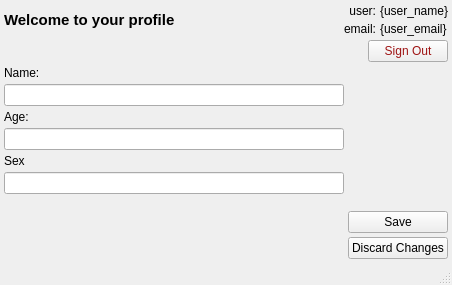
<?xml version="1.0" encoding="UTF-8"?>
<ui version="4.0">
 <class>MainWindow</class>
 <widget class="QMainWindow" name="MainWindow">
  <property name="geometry">
   <rect>
    <x>0</x>
    <y>0</y>
    <width>452</width>
    <height>285</height>
   </rect>
  </property>
  <property name="windowTitle">
   <string>Profile</string>
  </property>
  <widget class="QWidget" name="centralwidget">
   <layout class="QVBoxLayout" name="verticalLayout_3">
    <property name="spacing">
     <number>4</number>
    </property>
    <property name="leftMargin">
     <number>4</number>
    </property>
    <property name="topMargin">
     <number>4</number>
    </property>
    <property name="rightMargin">
     <number>4</number>
    </property>
    <property name="bottomMargin">
     <number>4</number>
    </property>
    <item>
     <layout class="QHBoxLayout" name="horizontalLayout">
      <item>
       <widget class="QLabel" name="WelcomeLabel">
        <property name="font">
         <font>
          <pointsize>11</pointsize>
          <bold>true</bold>
         </font>
        </property>
        <property name="text">
         <string>Welcome to your profile</string>
        </property>
       </widget>
      </item>
      <item>
       <spacer name="horizontalSpacer">
        <property name="orientation">
         <enum>Qt::Horizontal</enum>
        </property>
        <property name="sizeHint" stdset="0">
         <size>
          <width>40</width>
          <height>20</height>
         </size>
        </property>
       </spacer>
      </item>
      <item>
       <layout class="QGridLayout" name="GridLayout" rowstretch="0,0">
        <property name="sizeConstraint">
         <enum>QLayout::SetDefaultConstraint</enum>
        </property>
        <item row="0" column="1">
         <widget class="QLabel" name="usernameLabel">
          <property name="text">
           <string>{user_name}</string>
          </property>
         </widget>
        </item>
        <item row="1" column="1">
         <widget class="QLabel" name="userEmailLabel">
          <property name="text">
           <string>{user_email}</string>
          </property>
         </widget>
        </item>
        <item row="1" column="0">
         <widget class="QLabel" name="emailLabel">
          <property name="text">
           <string>email:</string>
          </property>
          <property name="alignment">
           <set>Qt::AlignRight|Qt::AlignTrailing|Qt::AlignVCenter</set>
          </property>
         </widget>
        </item>
        <item row="0" column="0">
         <widget class="QLabel" name="userLabel">
          <property name="layoutDirection">
           <enum>Qt::LeftToRight</enum>
          </property>
          <property name="text">
           <string>user:</string>
          </property>
          <property name="alignment">
           <set>Qt::AlignRight|Qt::AlignTrailing|Qt::AlignVCenter</set>
          </property>
         </widget>
        </item>
       </layout>
      </item>
     </layout>
    </item>
    <item>
     <layout class="QHBoxLayout" name="horizontalLayout_2">
      <item>
       <spacer name="horizontalSpacer_2">
        <property name="orientation">
         <enum>Qt::Horizontal</enum>
        </property>
        <property name="sizeHint" stdset="0">
         <size>
          <width>40</width>
          <height>20</height>
         </size>
        </property>
       </spacer>
      </item>
      <item>
       <widget class="QPushButton" name="signOutButton">
        <property name="mouseTracking">
         <bool>false</bool>
        </property>
        <property name="tabletTracking">
         <bool>false</bool>
        </property>
        <property name="styleSheet">
         <string notr="true">color: rgb(158, 20, 20);
font: 9pt &quot;Segoe UI&quot;;</string>
        </property>
        <property name="text">
         <string>Sign Out</string>
        </property>
       </widget>
      </item>
     </layout>
    </item>
    <item>
     <layout class="QHBoxLayout" name="horizontalLayout_3">
      <item>
       <layout class="QVBoxLayout" name="verticalLayout">
        <item>
         <widget class="QLabel" name="nameLabel">
          <property name="text">
           <string>Name:</string>
          </property>
         </widget>
        </item>
        <item>
         <widget class="QLineEdit" name="nameEdit"/>
        </item>
        <item>
         <widget class="QLabel" name="ageLabel">
          <property name="text">
           <string>Age:</string>
          </property>
         </widget>
        </item>
        <item>
         <widget class="QLineEdit" name="ageEdit"/>
        </item>
        <item>
         <widget class="QLabel" name="sexLabel">
          <property name="text">
           <string>Sex</string>
          </property>
         </widget>
        </item>
        <item>
         <widget class="QLineEdit" name="sexEdit"/>
        </item>
        <item>
         <spacer name="verticalSpacer_2">
          <property name="orientation">
           <enum>Qt::Vertical</enum>
          </property>
          <property name="sizeType">
           <enum>QSizePolicy::MinimumExpanding</enum>
          </property>
          <property name="sizeHint" stdset="0">
           <size>
            <width>20</width>
            <height>40</height>
           </size>
          </property>
         </spacer>
        </item>
       </layout>
      </item>
      <item>
       <layout class="QVBoxLayout" name="verticalLayout_2">
        <item>
         <spacer name="verticalSpacer">
          <property name="orientation">
           <enum>Qt::Vertical</enum>
          </property>
          <property name="sizeHint" stdset="0">
           <size>
            <width>20</width>
            <height>40</height>
           </size>
          </property>
         </spacer>
        </item>
        <item>
         <widget class="QPushButton" name="saveButton">
          <property name="text">
           <string>Save</string>
          </property>
         </widget>
        </item>
        <item>
         <widget class="QPushButton" name="discardButton">
          <property name="text">
           <string>Discard Changes</string>
          </property>
         </widget>
        </item>
       </layout>
      </item>
     </layout>
    </item>
   </layout>
  </widget>
  <widget class="QStatusBar" name="statusBar"/>
 </widget>
 <resources/>
 <connections/>
</ui>
